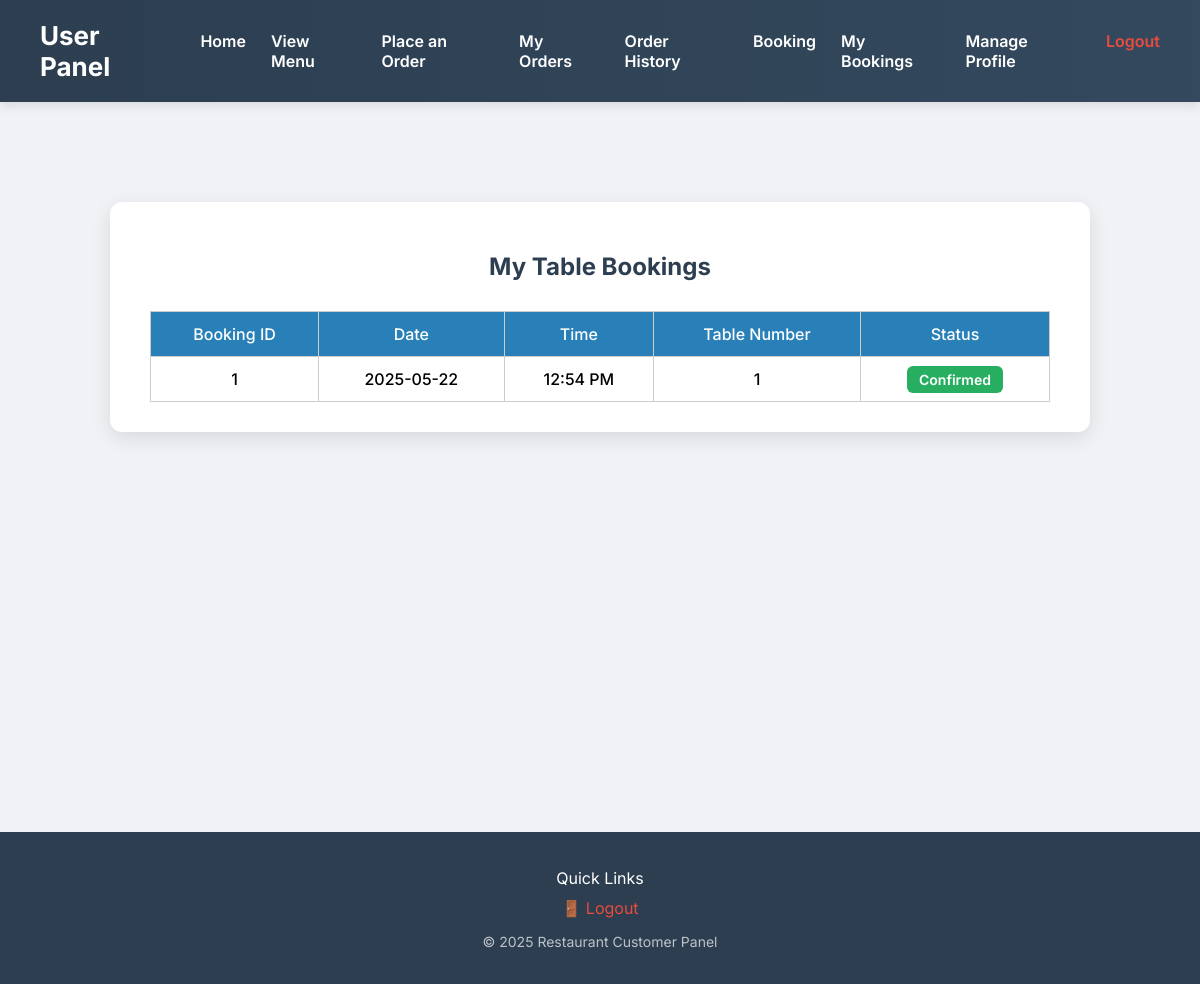
The app's page /my_bookings.php (signed in), older data.
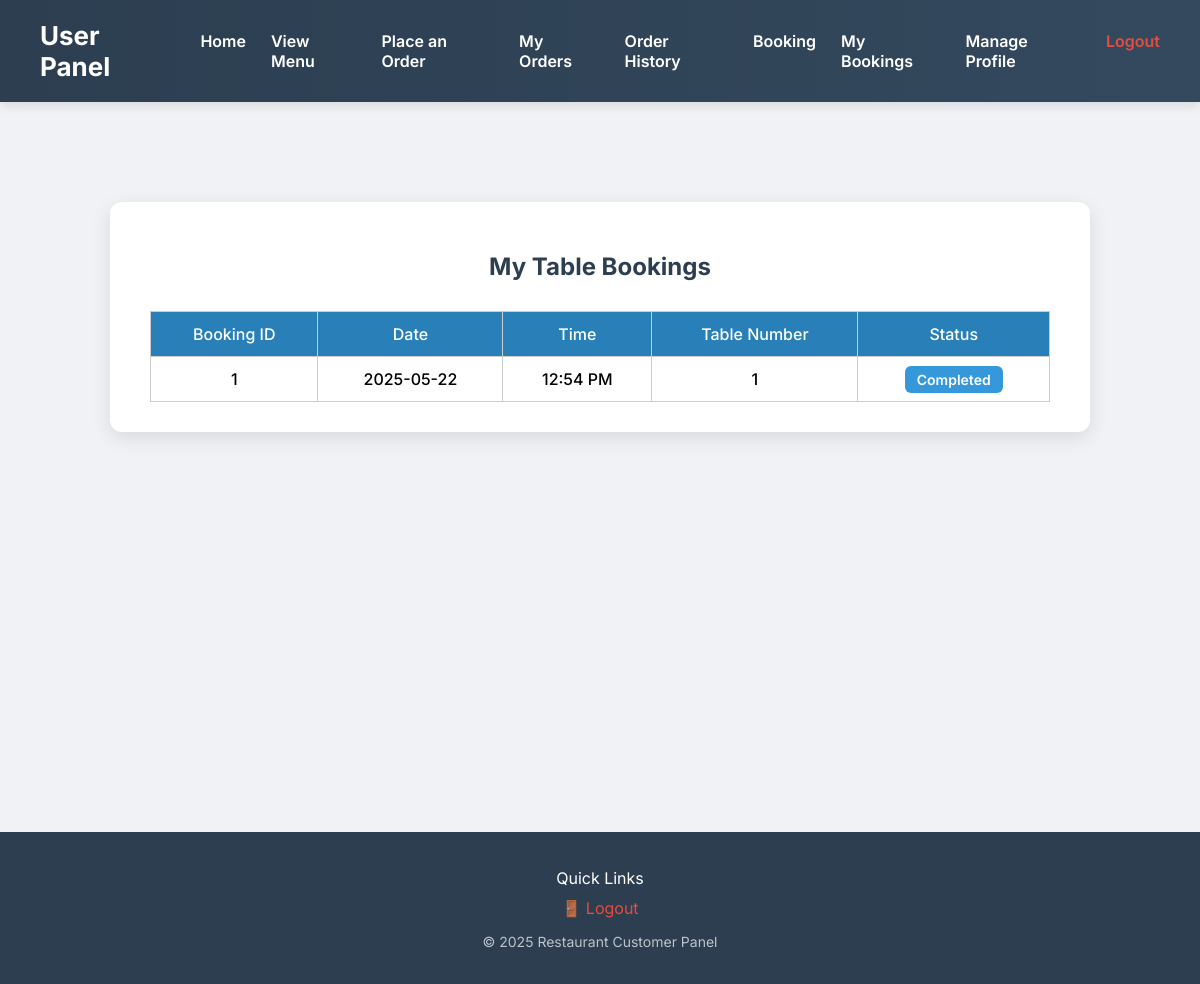
The same page, newer data.
### tables this page shows
CREATE TABLE `table_bookings` (
  `id` int(11) NOT NULL,
  `user_id` int(11) NOT NULL,
  `table_number` int(11) DEFAULT NULL,
  `booking_date` datetime NOT NULL,
  `status` varchar(50) DEFAULT 'pending',
  `created_at` timestamp NOT NULL DEFAULT current_timestamp(),
  `updated_at` timestamp NOT NULL DEFAULT current_timestamp() ON UPDATE current_timestamp(),
  `people_count` int(11) NOT NULL DEFAULT 1
);

### my_bookings.php (the view, shortened to what this page needs)
<?php
include 'db_connect.php';
$userId = $_SESSION['user_id'];
try {
    $stmt = $conn->prepare("SELECT id, booking_date, status, table_number
                            FROM table_bookings
                            WHERE user_id = :user_id
                            ORDER BY booking_date DESC");
    $stmt->execute(['user_id' => $userId]);
    $bookings = $stmt->fetchAll(PDO::FETCH_ASSOC);
} catch (PDOException $e) {
    die("Database error: " . $e->getMessage());
}
?>
<!DOCTYPE html>
<html lang="en">
<head>
</head>
<body>
    <div class="navbar">
        <h1>User Panel</h1>
        <ul>
            <li><a href="user_dashboard.php">Home</a></li>
            <li><a href="menu.php">View Menu</a></li>
            <li><a href="order_menu.php">Place an Order</a></li>
            <li><a href="my_orders.php">My Orders</a></li>
            <li><a href="order_history.php">Order History</a></li>
            <li><a href="book_table.php">Booking</a></li>
            <li><a href="my_bookings.php">My Bookings</a></li>
            <li><a href="profile.php">Manage Profile</a></li>
            <li><a class="logout" href="logout.php">Logout</a></li>
        </ul>
    </div>
    <div class="container">
        <h2>My Table Bookings</h2>
        <?php if (empty($bookings)): ?>
            <p style="text-align:center; font-size:18px; color:#666;">You have no table bookings.</p>
        <?php else: ?>
            <table>
                <thead>
                    <tr>
                        <th>Booking ID</th>
                        <th>Date</th>
                        <th>Time</th>
                        <th>Table Number</th>
                        <th>Status</th>
                    </tr>
                </thead>
                <tbody>
                    <?php foreach ($bookings as $booking): ?>
                        <tr>
                            <td><?= htmlspecialchars($booking['id']) ?></td>
                            <td><?= htmlspecialchars(date("Y-m-d", strtotime($booking['booking_date']))) ?></td>
                            <td><?= htmlspecialchars(date("h:i A", strtotime($booking['booking_date']))) ?></td>
                            <td><?= htmlspecialchars($booking['table_number'] ?? 'N/A') ?></td>
                            <td>
                                <?php
                                $status = strtolower($booking['status']);
                                $statusClass = match ($status) {
                                    'pending' => 'pending',
                                    'confirmed' => 'confirmed',
                                    'cancelled' => 'cancelled',
                                    'completed' => 'completed',
                                    default => 'pending',
                                };
                                ?>
                                <span class="status <?= $statusClass ?>"><?= ucfirst($status) ?></span>
                            </td>
                        </tr>
                    <?php endforeach; ?>
                </tbody>
            </table>
        <?php endif; ?>
    </div>
        <footer style="background-color: #2c3e50; color: white; padding: 20px 0; text-align: center; margin-top: 400px;">
    <div style="max-width: 1100px; margin: auto;">
        <p style="margin-bottom: 10px; font-size: 16px;">Quick Links</p>
        <div style="display: flex; justify-content: center; flex-wrap: wrap; gap: 20px;">
            <a href="logout.php" style="color: #e74c3c; text-decoration: none;">🚪 Logout</a>
        </div>
        <p style="margin-top: 15px; font-size: 14px; color: #bdc3c7;">&copy; <?= date("Y") ?> Restaurant Customer Panel</p>
    </div>
</footer>
</body>
</html>

Row changes from the older to the newer data that the page shows:
changed table_bookings "12:54 PM": status "Confirmed" → "Completed"
